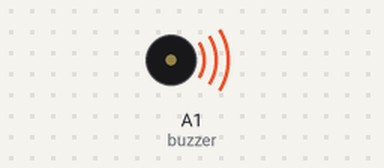
A sketch run on a simulated Arduino Uno, built with avr-gcc and run on an emulated ATmega328P. Parts: buzzer (waves = sounding, pin HIGH).

Above: at 0.1 s.
Timing chart, 0 to 1.6 s (numbered marks = the images above):
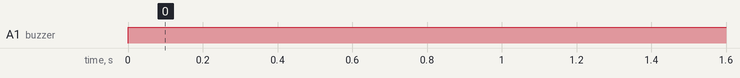

The sketch:

buzzer.ino
```cpp
int buzzer = A1;
void setup() {

  pinMode(buzzer, OUTPUT);
  }

void loop() {
digitalWrite(buzzer, HIGH);
  delay(500);
}
```

Measured:
- by itself, A1 (buzzer): LOW → HIGH at 0.00 s
